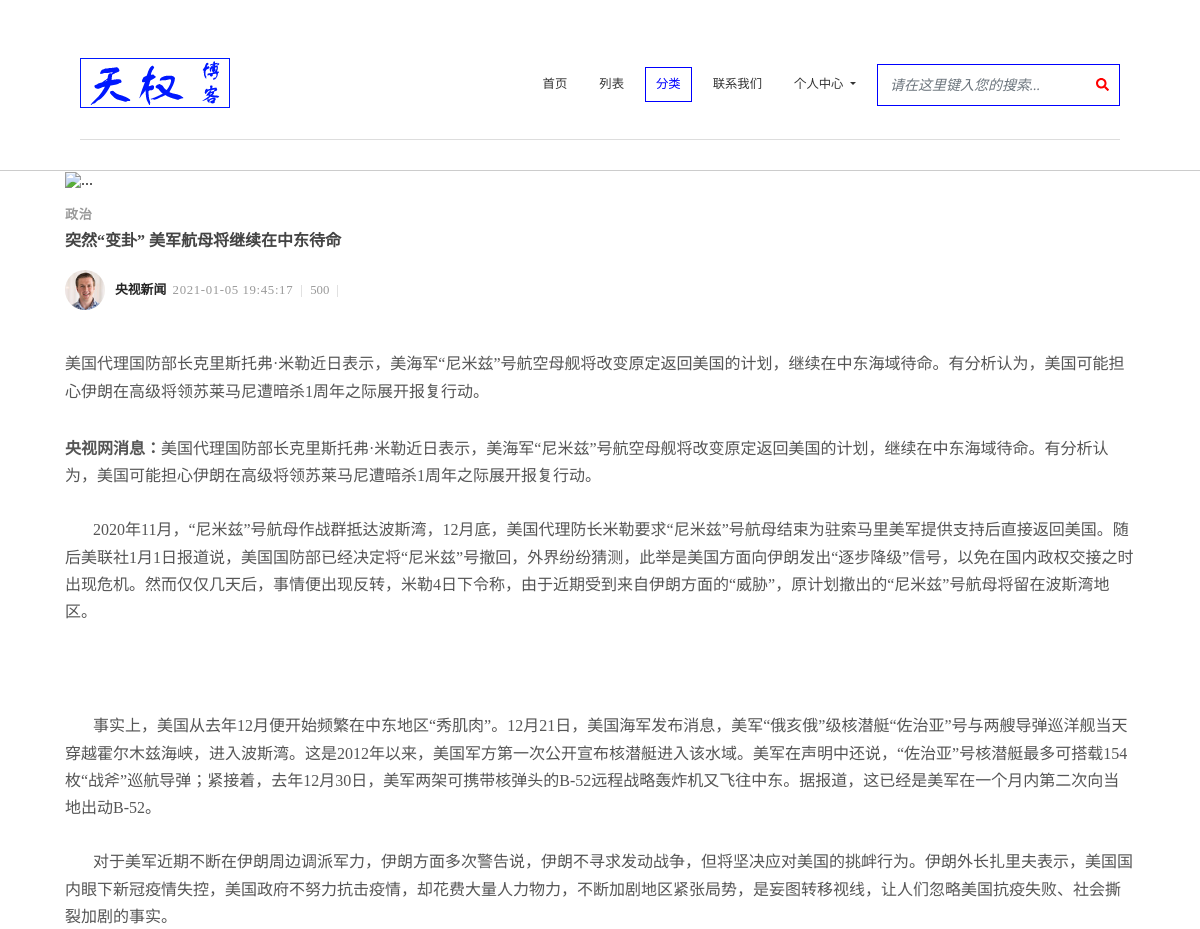
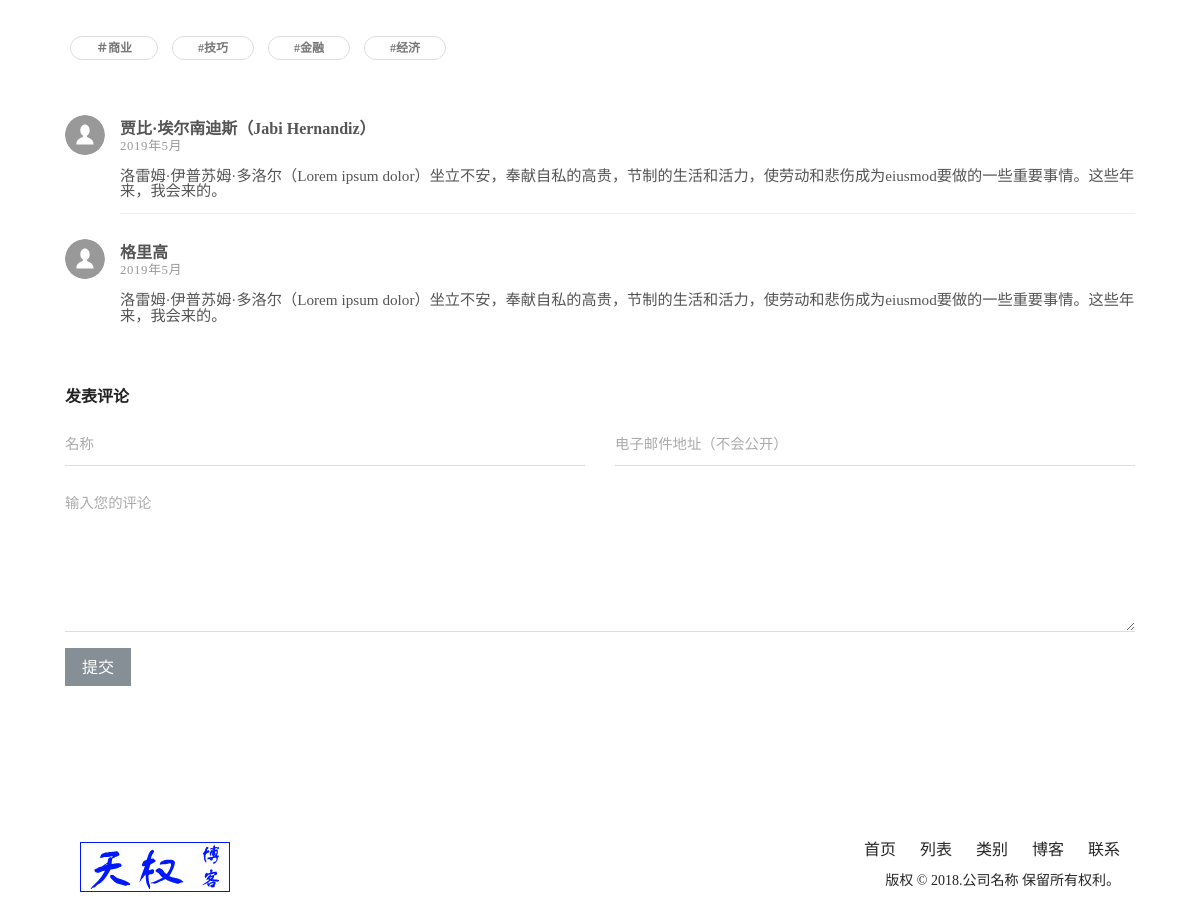
The page /post.php?id=1 on the database its author committed (2 pictures, top to bottom).
### tables this page shows
CREATE TABLE `tb_wen` (
  `id` int(10) NOT NULL AUTO_INCREMENT,
  `user` char(30) NOT NULL,
  `title` varchar(255) NOT NULL,
  `jianjie` varchar(255) NOT NULL,
  `image` char(100) DEFAULT NULL,
  `leibie` char(30) NOT NULL,
  `regtime` datetime NOT NULL,
  `content` longtext NOT NULL,
  `pinglun` tinyint(1) NOT NULL DEFAULT '1' COMMENT '1允许评论0不允许评论',
  `remen` tinyint(1) NOT NULL DEFAULT '0' COMMENT '0不热门1热门',
  `stutas` tinyint(1) NOT NULL DEFAULT '1',
  PRIMARY KEY (`id`)
);

### web/db.php (called while the page is built, shortened)
<?php
	function getOne($table,$where=" 1 "){
		$sql = "select * from ".PRE.$table." where ".$where." limit 1";
		$query = mysqli_query($GLOBALS['link'],$sql);
		$result = mysqli_fetch_assoc($query);
		return $result;
	}

### web/post.php (the view, shortened to what this page needs)
<?php
  $id = $_GET['id'];
  $wen = getOne('wen',$where=" id=$id ");
?>
<!DOCTYPE html>
<html>
  <head>
    <link rel="stylesheet" href="css/bootstrap.min.css">
    <link rel="stylesheet" href="css/font-awesome.min.css">
    <link rel="stylesheet" href="css/fontastic.css">
    <link rel="stylesheet" href="css/jquery.fancybox.min.css">
    <link rel="stylesheet" href="css/style.default.css" id="theme-stylesheet">
    <link rel="stylesheet" href="css/custom.css">
    <link rel="stylesheet" type="text/css" href="css/style.css">
  </head>
  <body>
    <header>
        <div class="main-menu">
            <div class="container">
                <nav class="navbar navbar-expand-lg navbar-light">
                    <a class="navbar-brand" href="#"><img src="images/timg.png" alt="logo"></a>
                    <div class="collapse navbar-collapse" id="navbarSupportedContent">
                        <ul class="navbar-nav ml-auto">
                            <li class="nav-item">
                                <a href="index.php" class="nav-link">首页</a>
                            </li>
                            <li class="navbar-item">
                                <a href="list.php" class="nav-link">列表</a>
                            </li>
                            <li class="navbar-item">
                                <a href="category.php" class="nav-link active1">分类</a>
                            </li>
                            <li class="navbar-item">
                                <a href="contact.php" class="nav-link">联系我们</a>
                            </li>
                            <?php
                                include_once("nav.php");
                            ?>
                        </ul>
                        <form class="form-inline my-2 my-lg-0">
                            <input class="form-control mr-sm-2" type="search" placeholder="请在这里键入您的搜索..." aria-label="Search">
                            <a href="#"><span class="fa fa-search"></span></a>
                        </form>
                    </div>
                </nav>
            </div>
        </div>
    </header>
    <div class="container">
      <div class="row">
        <main class="post blog-post col-lg-12">
          <div class="post-single">
              <div class="post-thumbnail">
                <img src="images/trending-2.jpg" alt="..." class="img-fluid">
              </div>
              <div class="post-details">
                <div class="post-meta d-flex justify-content-between">
                  <div class="category"><a href="category.php"><?php echo $wen['leibie']; ?></a></div>
                </div>
                <h1><?php echo $wen['title']; ?><a href="#"><i class="fa fa-bookmark-o"></i></a></h1>
                <div class="post-footer d-flex align-items-center flex-column flex-sm-row">
                  <a href="#" class="author d-flex align-items-center flex-wrap">
                    <div class="avatar">
                      <img src="images/post/avatar-1.jpg" alt="..." class="img-fluid">
                    </div>
                    <div class=""><strong><?php echo $wen['user']; ?></strong></div>
                    <div>&nbsp;&nbsp;</div>
                  </a>
                  <div class="d-flex align-items-center flex-wrap">
                    <div class="date"></i><?php echo $wen['regtime']; ?></div>
                    <div class="views"></i> 500</div>
                  </div>
                </div>
                <div class="post-body">
                  <p class="lead">
                    <p><?php echo $wen['jianjie']; ?></p><?php echo $wen['content']; ?>
                  </p>
                </div>
                <div class="post-tags">
                  <a href="#" class="tag">＃商业</a>
                  <a href="#" class="tag">#技巧</a>
                  <a href="#" class="tag">#金融</a>
                  <a href="#" class="tag">#经济</a>
                </div>
                <div class="post-comments">
                  <div class="comment">
                    <div class="comment-header d-flex justify-content-between">
                      <div class="user d-flex align-items-center">
                        <div class="image"><img src="images/post/user.svg" alt="..." class="img-fluid rounded-circle"></div>
                        <div><strong>贾比·埃尔南迪斯（Jabi Hernandiz）</strong><span class="date">2019年5月</span></div>
                      </div>
                    </div>
                    <div class="comment-body">
                      <p>洛雷姆·伊普苏姆·多洛尔（Lorem ipsum dolor）坐立不安，奉献自私的高贵，节制的生活和活力，使劳动和悲伤成为eiusmod要做的一些重要事情。这些年来，我会来的。</p>
                    </div>
                  </div>
                  <div class="comment">
                    <div class="comment-header d-flex justify-content-between">
                      <div class="user d-flex align-items-center">
                        <div class="image"><img src="images/post/user.svg" alt="..." class="img-fluid rounded-circle"></div>
                        <div><strong>格里高</strong><span class="date">2019年5月</span></div>
                      </div>
                    </div>
                    <div class="comment-body">
                      <p>洛雷姆·伊普苏姆·多洛尔（Lorem ipsum dolor）坐立不安，奉献自私的高贵，节制的生活和活力，使劳动和悲伤成为eiusmod要做的一些重要事情。这些年来，我会来的。</p>
                    </div>
                  </div>
                </div>
                <div class="add-comment">
                  <header1>
                    <h3 class="h6">发表评论</h3>
                  </header1>
                  <form action="#" class="commenting-form">
                    <div class="row">
                      <div class="form-group col-md-6">
                        <input type="text" name="username" id="username" placeholder="名称" class="form-control">
                      </div>
                      <div class="form-group col-md-6">
                        <input type="email" name="username" id="useremail" placeholder="电子邮件地址（不会公开）" class="form-control">
                      </div>
                      <div class="form-group col-md-12">
                        <textarea name="usercomment" id="usercomment" placeholder="输入您的评论" class="form-control"></textarea>
                      </div>
                      <div class="form-group col-md-12">
                        <button type="submit" class="btn btn-secondary">提交</button>
                      </div>
                    </div>
                  </form>
                </div>
              </div>
          </div>
        </main>
      </div>
    </div>
    <footer>
        <div class="footer_copyright">
            <div class="container">
                <div class="row">
                    <div class="col-lg-6 col-md-4 logo-side">
                        <img src="images/logo.png" alt="logo">
                    </div>
                    <div class="col-lg-6 col-md-8">
                        <ul class="footer-menu">
                            <li>
                                <a href="index.php">首页</a>
                            </li>
                            <li>
                                <a href="list.php">列表</a>
                            </li>
                            <li>
                                <a href="category.php">类别</a>
                            </li>
                            <li>
                                <a href="boke.php">博客</a>
                            </li>
                            <li>
                                <a href="contact.php">联系</a>
                            </li>
                        </ul>
                        <h5 class="copy-right">版权 &copy; 2018.公司名称 保留所有权利。</h5>
                    </div>
                </div>
            </div>
        </div>
    </footer>
  </body>
</html>

### web/css/style.css (style rules this page uses)
html, body, div, span, applet, object, iframe, h1, h2, h3, h4, h5, h6, p, blockquote, pre, a, abbr, acronym, address, big, cite, code, del, dfn, em, img, ins, kbd, q, s, samp, small, strike, strong, sub, sup, tt, var, b, u, i, center, dl, dt, dd, ol, ul, li, fieldset, form, label, legend, table, caption, tbody, tfoot, thead, tr, th, td, article, aside, canvas, details, embed, figure, figcaption, footer, header, hgroup, menu, nav, output, ruby, section, summary, time, mark, audio, video { margin: 0; padding: 0; border: 0; font-size: 100%; vertical-align: baseline; }
body { background: #ffffff; line-height: 1; height: 100%; overflow-x: hidden; float: left; width: 100%; }
ol, ul { list-style: none; }
body { -webkit-text-size-adjust: none; font-family: 'Roboto Slab', serif; color: #252525; }
h5, h6 { font-family: 'Montserrat', sans-serif; font-weight: 300; }
*, *:before, *:after { -moz-box-sizing: border-box; -webkit-box-sizing: border-box; box-sizing: border-box; outline: 0; }
a { color: inherit; }
.container { width: 1200px; padding: 0 80px; max-width: 1200px; }
.main-menu { padding: 30px 0; font-family: 'Montserrat', sans-serif; font-size: 13px; color: #555555; text-transform: uppercase; font-weight: 600; border-bottom: 1px solid #ccc; position: absolute; width: 100%; transition: all 0.2s; z-index: 99; background: #ffffff; }
header { padding-bottom: 122px; position: relative; }
.navbar-expand-lg { padding: 0; }
.form-inline { border: 1px solid #0000ff; padding-right: 10px; margin-left: 5px; }
.form-inline input.form-control { outline: 0; border: 0; box-shadow: none; width: 210px; font-size: 14px; font-style: italic; height: 40px; }
.form-inline .fa-search { color: #ff0000; }
.active1 { border: 1px solid blue!important; color: blue!important; background: white!important; }
.navbar-light .navbar-nav .nav-link { border: 1px solid #fff; padding: 10px; color: black; background: #fff; margin-right:15px; cursor: pointer; }
footer { float: left; width: 100%; }
.footer_copyright { display: flex; padding: 40px 0; }
.logo-side { display: flex; align-items: center; }
.footer-menu { margin: 0 -10px; text-align: right; margin-bottom: 15px; }
.footer-menu li { padding: 0 10px; display: inline-block; }
.footer-menu li a { color: inherit; font-weight: 300; }
.copy-right { text-align: right; font-family: 'Roboto Slab', serif; font-size: 14px; }

### rows shown on the page
tb_wen: leibie "政治", title "突然“变卦” 美军航母将继续在中东待命", user "央视新闻", regtime "2021-01-05 19:45:17", jianjie "美国代理国防部长克里斯托弗·米勒近日表示，美海军“尼米兹”号航空母舰将改变原定返回美国的计划，继续在中东海域待命。有分析认为，美国可能担心伊朗在高级将领苏莱马尼遭暗杀1周年之际展开报复行动。", content "央视网消息： 美国代理国防部长克里斯托弗·米勒近日表示，美海军“尼米兹”号航空母舰将改变原定返回美国的计划，继续在中东海域待命。有分析认为，美国可能担心伊朗在高级将领苏莱马尼遭暗杀1周年之际展开报复行动。 2020年11月，“尼米兹”号航母作战群抵达波斯湾，12月底，美国代理防长米勒要求“尼米兹”号航母结束为驻索马里美军提供支持后直接返回美国。随后美联社1月1日报道说，美国国防部已经决定将“尼米兹”号撤回，外界纷纷猜测，此举是美国方面向伊朗发出“逐步降级”信号，以免在国内政权交接之时出现危机。然而仅仅几天后，事情便出现反转，米勒4日下令称，由于近期受到来自伊朗方面的“威胁”，原计划撤出的“尼米兹”号航母将留在波斯湾地区。 事实上，美国从去年12月便开始频繁在中东地区“秀肌肉”。12月21日，美国海军发布消息，美军“俄亥俄”级核潜艇“佐治亚”号与两艘导弹巡洋舰当天穿越霍尔木兹海峡，进入波斯湾。这是2012年以来，美国军方第一次公开宣布核潜艇进入该水域。美军在声明中还说，“佐治亚”号核潜艇最多可搭载154枚“战斧”巡航导弹；紧接着，去年12月30日，美军两架可携带核弹头的B-52远程战略轰炸机又飞往中东。据报道，这已经是美军在一个月内第二次向当地出动B-52。 对于美军近期不断在伊朗周边调派军力，伊朗方面多次警告说，伊朗不寻求发动战争，但将坚决应对美国的挑衅行为。伊朗外长扎里夫表示，美国国内眼下新冠疫情失控，美国政府不努力抗击疫情，却花费大量人力物力，不断加剧地区紧张局势，是妄图转移视线，让人们忽略美国抗疫失败、社会撕裂加剧的事实。"
